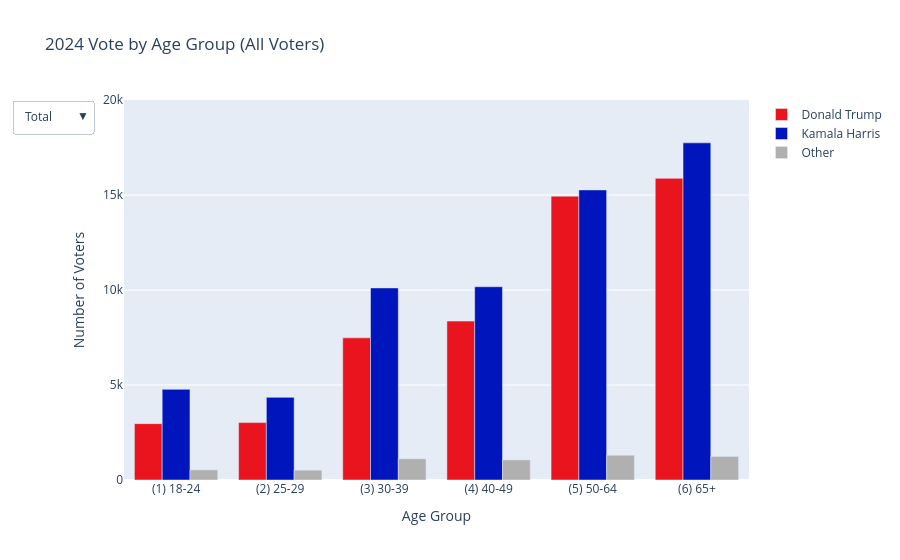

Notebook code cell kept with this figure:
### Code cell
import plotly.graph_objects as go

fig = go.Figure()

#colors
trump_color = "#E9141D"
harris_color = "#0015BC" 
other_color = '#B0B0B0'

# TOTAL
fig.add_bar(x=total_voters.AGE65, y=total_voters["Donald Trump"], name="Donald Trump", visible=True, marker_color=trump_color)
fig.add_bar(x=total_voters.AGE65, y=total_voters["Kamala Harris"], name="Kamala Harris", visible=True, marker_color=harris_color)
fig.add_bar(x=total_voters.AGE65, y=total_voters["Other"], name="Other", visible=True, marker_color=other_color)

# MALE
fig.add_bar(x=male_voters.AGE65, y=male_voters["Donald Trump"], name="Donald Trump", visible=False, marker_color=trump_color)
fig.add_bar(x=male_voters.AGE65, y=male_voters["Kamala Harris"], name="Kamala Harris", visible=False, marker_color=harris_color)
fig.add_bar(x=male_voters.AGE65, y=male_voters["Other"], name="Other", visible=False, marker_color=other_color)

# FEMALE
fig.add_bar(x=female_voters.AGE65, y=female_voters["Donald Trump"], name="Donald Trump", visible=False, marker_color=trump_color)
fig.add_bar(x=female_voters.AGE65, y=female_voters["Kamala Harris"], name="Kamala Harris", visible=False, marker_color=harris_color)
fig.add_bar(x=female_voters.AGE65, y=female_voters["Other"], name="Other", visible=False, marker_color=other_color)

fig.update_layout(
    updatemenus=[
        dict(
            buttons=[
                dict(
                    label="Total",
                    method="update",
                    
                    args=[{"visible":[True,True,True,False,False,False,False,False,False]}, {"title":"2024 Vote by Age Group (All Voters)"}]
                ),
                dict(
                    label="Male",
                    method="update",
                    args=[{"visible":[False,False,False,True,True,True,False,False,False]}, {"title":"2024 Vote by Age Group (Male Voters)"}]
                ),
                dict(
                    label="Female",
                    method="update",
                    args=[{"visible":[False,False,False,False,False,False,True,True,True]}, {"title":"2024 Vote by Age Group (Female Voters)"}]
                )
            ],
            direction="down"
        )
    ],
    barmode="group",
    xaxis_title="Age Group",
    yaxis_title="Number of Voters"
)

fig.update_layout(
    title="2024 Vote by Age Group (All Voters)"
)

fig.update_layout(
    yaxis=dict(range=[0, 20000])
)

fig.show()

### Figure 1 — Plotly figure (JSON) as saved in the notebook; plotly's stock layout.template omitted (floating-point values rounded to 4 significant figures)
{"data": [{"marker": {"color": "#E9141D"}, "name": "Donald Trump", "type": "bar", "visible": true, "x": ["(1) 18-24", "(2) 25-29", "(3) 30-39", "(4) 40-49", "(5) 50-64", "(6) 65+"], "y": [2966, 3022, 7481, 8363, 14940, 15876]}, {"marker": {"color": "#0015BC"}, "name": "Kamala Harris", "type": "bar", "visible": true, "x": ["(1) 18-24", "(2) 25-29", "(3) 30-39", "(4) 40-49", "(5) 50-64", "(6) 65+"], "y": [4771, 4350, 10109, 10171, 15266, 17744]}, {"marker": {"color": "#B0B0B0"}, "name": "Other", "type": "bar", "visible": true, "x": ["(1) 18-24", "(2) 25-29", "(3) 30-39", "(4) 40-49", "(5) 50-64", "(6) 65+"], "y": [534, 517, 1116, 1059, 1302, 1242]}, {"marker": {"color": "#E9141D"}, "name": "Donald Trump", "type": "bar", "visible": false, "x": ["(1) 18-24", "(2) 25-29", "(3) 30-39", "(4) 40-49", "(5) 50-64", "(6) 65+"], "y": [1640, 1594, 3627, 3865, 6890, 8347]}, {"marker": {"color": "#0015BC"}, "name": "Kamala Harris", "type": "bar", "visible": false, "x": ["(1) 18-24", "(2) 25-29", "(3) 30-39", "(4) 40-49", "(5) 50-64", "(6) 65+"], "y": [1651, 1798, 4358, 4388, 5853, 7672]}, {"marker": {"color": "#B0B0B0"}, "name": "Other", "type": "bar", "visible": false, "x": ["(1) 18-24", "(2) 25-29", "(3) 30-39", "(4) 40-49", "(5) 50-64", "(6) 65+"], "y": [211, 222, 508, 443, 581, 662]}, {"marker": {"color": "#E9141D"}, "name": "Donald Trump", "type": "bar", "visible": false, "x": ["(1) 18-24", "(2) 25-29", "(3) 30-39", "(4) 40-49", "(5) 50-64", "(6) 65+"], "y": [1279, 1393, 3796, 4467, 8019, 7496]}, {"marker": {"color": "#0015BC"}, "name": "Kamala Harris", "type": "bar", "visible": false, "x": ["(1) 18-24", "(2) 25-29", "(3) 30-39", "(4) 40-49", "(5) 50-64", "(6) 65+"], "y": [2843, 2377, 5543, 5693, 9354, 10024]}, {"marker": {"color": "#B0B0B0"}, "name": "Other", "type": "bar", "visible": false, "x": ["(1) 18-24", "(2) 25-29", "(3) 30-39", "(4) 40-49", "(5) 50-64", "(6) 65+"], "y": [241, 247, 553, 581, 696, 559]}], "layout": {"barmode": "group", "title": {"text": "2024 Vote by Age Group (All Voters)"}, "updatemenus": [{"buttons": [{"args": [{"visible": [true, true, true, false, false, false, false, false, false]}, {"title": "2024 Vote by Age Group (All Voters)"}], "label": "Total", "method": "update"}, {"args": [{"visible": [false, false, false, true, true, true, false, false, false]}, {"title": "2024 Vote by Age Group (Male Voters)"}], "label": "Male", "method": "update"}, {"args": [{"visible": [false, false, false, false, false, false, true, true, true]}, {"title": "2024 Vote by Age Group (Female Voters)"}], "label": "Female", "method": "update"}], "direction": "down"}], "xaxis": {"title": {"text": "Age Group"}}, "yaxis": {"range": [0, 20000], "title": {"text": "Number of Voters"}}}}
